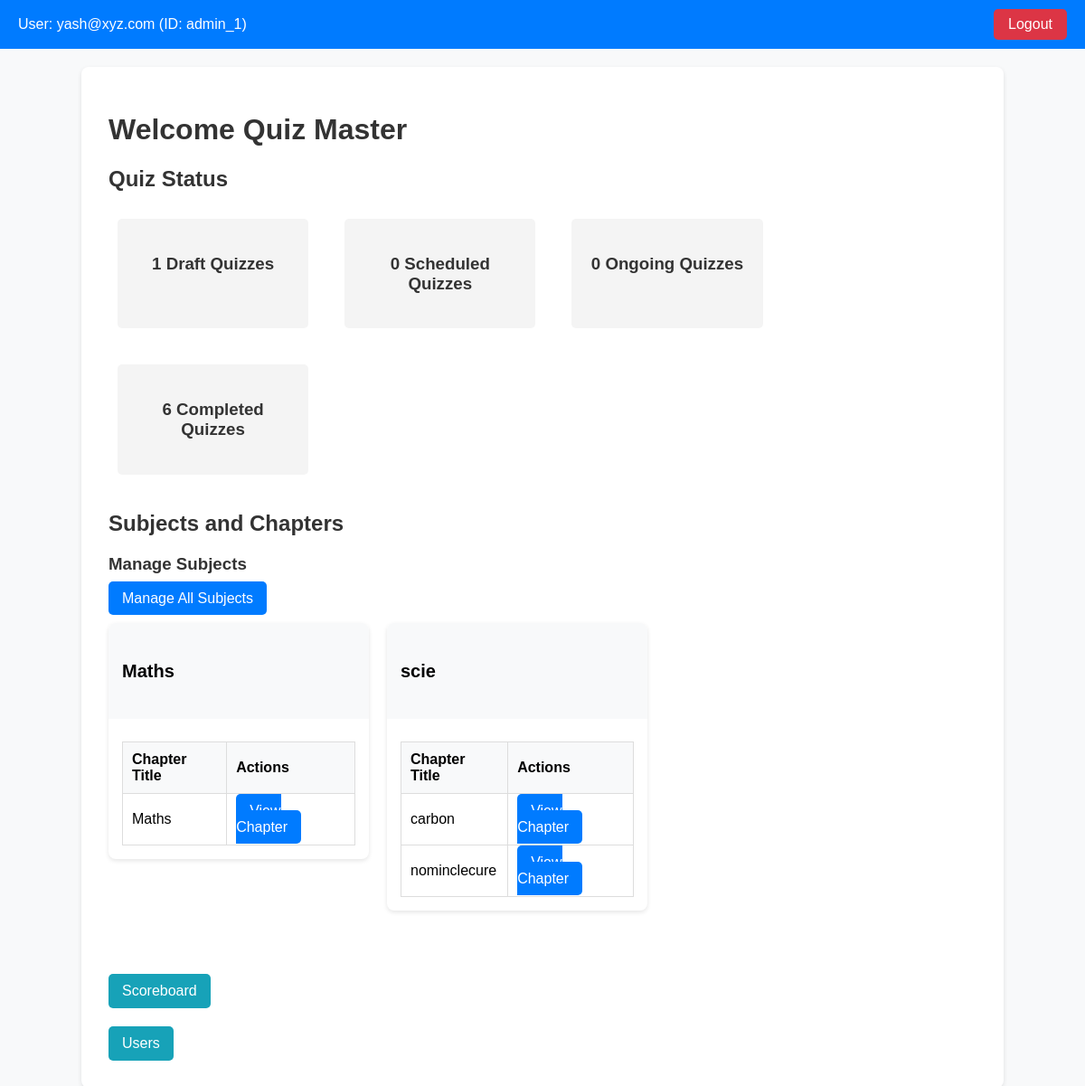
Page /admin/dashboard (signed in) on the committed database.
### controllers/model.py (models this page shows)
class Admin(db.Model):
    __tablename__ = 'Admin'
    id = db.Column(db.Integer, primary_key=True, autoincrement=True)
    name = db.Column(db.String(100), nullable=False)
    email = db.Column(db.String(120), nullable=False, unique=True)
    password = db.Column(db.String(255), nullable=False)

class Subject(db.Model):
    __tablename__ = 'Subject'
    id = db.Column(db.Integer, primary_key=True, autoincrement=True)
    name = db.Column(db.String(100), nullable=False)
    description = db.Column(db.Text)
    chapters = db.relationship('Chapter', backref='subject', lazy=True, cascade='all, delete-orphan')

class Chapter(db.Model):
    __tablename__ = 'Chapter'
    id = db.Column(db.Integer, primary_key=True, autoincrement=True)
    name = db.Column(db.String(100), nullable=False)
    description = db.Column(db.Text)
    subject_id = db.Column(db.Integer, db.ForeignKey('Subject.id', ondelete='CASCADE'), nullable=False)

### app.py (the view)
@app.route('/admin/dashboard',methods=['GET'])
@login_required
def admin_dashboard():
    return adminDashboard()

### app.py (called while the page is built)
@login_manager.user_loader
def load_user(user_id):
    role, user_id = user_id.split("_")
    if role == 'admin':
        admin = Admin.query.get(int(user_id))
        if admin:
            return UserLogin(f"admin_{admin.id}", "admin",admin.email)
    elif role == 'user':
        user = User.query.get(int(user_id))
        if user:
            return UserLogin(f"user_{user.id}", "user",user.email)
    return None

### templates/admin/dashboard.html (shortened to what this page needs)
<!DOCTYPE html>
<html lang="en">
<head>
</head>
<body>
    <div class="header">
        <div class="user-info">
            <span>User: {{ current_user.email }} (ID: {{ current_user.id }})</span>
        </div>
        <a href="{{ url_for('logout') }}" class="logout-btn">Logout</a>
    </div>
    <div class="container">
        <h1>Welcome Quiz Master</h1>
        <h2>Quiz Status</h2>
        <div class="row">
            <div class="status-box">
                <h3>{{ draft_quiz | length }} Draft Quizzes</h3>
            </div>
            <div class="status-box">
                <h3>{{ scheduled_quiz | length }} Scheduled Quizzes</h3>
            </div>
            <div class="status-box">
                <h3>{{ ongoing_quiz | length }} Ongoing Quizzes</h3>
            </div>
            <div class="status-box">
                <h3>{{ completed_quiz | length }} Completed Quizzes</h3>
            </div>
        </div>
        <h2>Subjects and Chapters</h2>
        <div class="table-header">
            <h3>Manage Subjects</h3>
            <a href="{{ url_for('admin_subject') }}" class="btn">Manage All Subjects</a>
        </div>
        <br>
        <div class="row">
            {% for subject, chapters in subject_chapters.items() %}
            <div class="col-md-4">
                <div class="card">
                    <div class="card-header">
                        <h4>{{ subject.name }}</h4>
                    </div>
                    <div class="card-body">
                        <table class="chapter-table">
                            <thead>
                                <tr>
                                    <th>Chapter Title</th>
                                    <th>Actions</th>
                                </tr>
                            </thead>
                            <tbody>
                                {% for chapter in chapters %}
                                <tr>
                                    <td>{{ chapter.name }}</td>
                                    <td>
                                        <a href="{{ url_for('admin_quiz', subject_id=subject.id, chapter_id=chapter.id) }}"
                                            class="btn btn-info btn-sm">View Chapter</a>
                                    </td>
                                </tr>
                                {% endfor %}
                            </tbody>
                        </table>
                    </div>
                </div>
            </div>
            {% endfor %}
        </div>
        <a href="{{ url_for('admin_leaderboard') }}" class="leaderboard-btn">Scoreboard</a><br>
        <a href="{{ url_for('usercheck') }}" class="leaderboard-btn">Users</a>
    </div>
</body>
</html>

### templates/admin/dashboard.html (style rules this page uses)
body { font-family: Arial, sans-serif; margin: 0; padding: 0; background-color: #f8f9fa; }
.container { width: 80%; margin: 20px auto; background-color: white; padding: 30px; border-radius: 8px; box-shadow: 0 2px 5px rgba(0, 0, 0, 0.1); }
h1, h2, h3 { color: #333; }
.header { display: flex; justify-content: space-between; align-items: center; padding: 10px 20px; background-color: #007bff; color: white; }
.user-info { font-size: 16px; }
.logout-btn { background-color: #dc3545; padding: 8px 16px; border-radius: 5px; text-decoration: none; color: white; }
.row { display: flex; flex-wrap: wrap; gap: 20px; margin-bottom: 30px; }
.col-md-4 { width: 30%; margin-bottom: 20px; box-sizing: border-box; }
.card { background-color: #fff; border-radius: 8px; box-shadow: 0 2px 5px rgba(0, 0, 0, 0.1); }
.card-header { font-size: 1.25rem; font-weight: bold; background-color: #f8f9fa; padding: 15px; border-top-left-radius: 8px; border-top-right-radius: 8px; }
.card-body { padding: 15px; }
.btn { margin-top: 10px; padding: 10px 15px; background-color: #007bff; color: white; border: none; cursor: pointer; border-radius: 5px; text-decoration: none; }
.chapter-table { width: 100%; border-collapse: collapse; margin-top: 10px; }
.chapter-table th, .chapter-table td { padding: 10px; text-align: left; border: 1px solid #ddd; }
.chapter-table th { background-color: #f8f9fa; }
.status-box { background-color: #f4f4f4; text-align: center; width: 22%; box-sizing: border-box; margin: 10px; padding: 20px; border-radius: 5px; }
.leaderboard-btn { margin-top: 20px; display: inline-block; background-color: #17a2b8; padding: 10px 15px; color: white; text-decoration: none; border-radius: 5px; }

### rows in the picture
Admin: email "yash@xyz.com"
Subject: name "Maths"
Chapter: name "Maths"
Subject: name "scie"
Chapter: name "carbon"
Chapter: name "nominclecure"

### other values in the picture
{{ current_user.id }} "admin_1"
{{ draft_quiz | length }} "1"
{{ scheduled_quiz | length }} "0"
{{ ongoing_quiz | length }} "0"
{{ completed_quiz | length }} "6"
